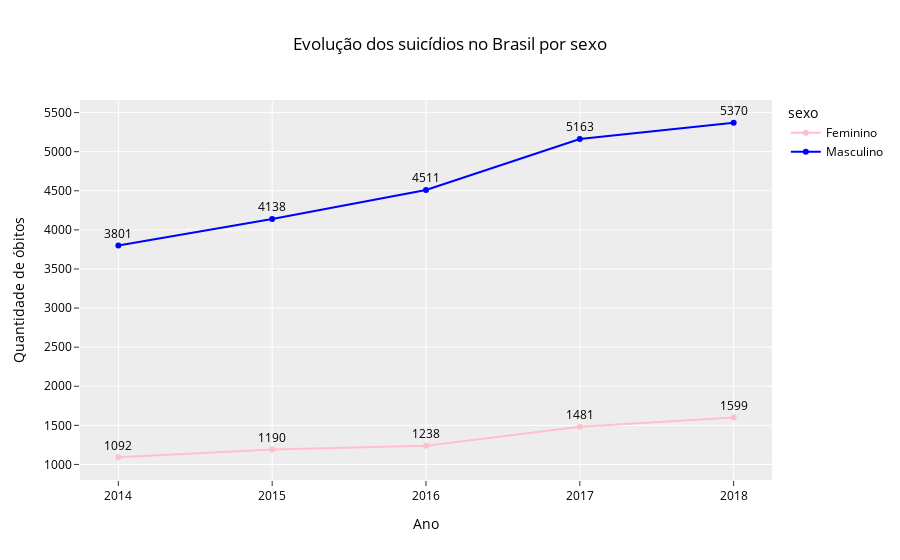

Here is the notebook cell this chart was saved with:
### Code cell
# grafico de ambos para comparação
# criando o gráfico de linha dos 2 sexos
fig_ambos = px.line(
    df_tempo_sexo,
    x="ano_obito",
    y="qtd_obitos",
    color="sexo",
    title="Evolução dos suicídios no Brasil por sexo",
    markers=True,
    template="ggplot2",
    text="qtd_obitos",
)

# adicionando nomes aos eixos
fig_ambos.update_layout(
    xaxis_title="Ano",
    yaxis_title="Quantidade de óbitos",
    font=dict(size=12, color="#000000"),
)

# alterar cor da linha Masculino e Feminino
fig_ambos.update_traces(line_color="blue", selector=dict(name="Masculino"))
fig_ambos.update_traces(line_color="pink", selector=dict(name="Feminino"))

# posição do texto
fig_ambos.update_traces(textposition="top center")
# eixo x com intervalo de 1 ano
fig_ambos.update_xaxes(dtick=1)

fig_ambos.show()

### Figure 1 — Plotly figure (JSON) as saved in the notebook; plotly's stock layout.template omitted (floating-point values rounded to 4 significant figures)
{"data": [{"hovertemplate": "sexo=Feminino<br>ano_obito=%{x}<br>qtd_obitos=%{text}<extra></extra>", "legendgroup": "Feminino", "line": {"color": "pink", "dash": "solid"}, "marker": {"symbol": "circle"}, "mode": "lines+markers+text", "name": "Feminino", "orientation": "v", "showlegend": true, "text": [1092, 1190, 1238, 1481, 1599], "textposition": "top center", "type": "scatter", "x": [2014, 2015, 2016, 2017, 2018], "xaxis": "x", "y": [1092, 1190, 1238, 1481, 1599], "yaxis": "y"}, {"hovertemplate": "sexo=Masculino<br>ano_obito=%{x}<br>qtd_obitos=%{text}<extra></extra>", "legendgroup": "Masculino", "line": {"color": "blue", "dash": "solid"}, "marker": {"symbol": "circle"}, "mode": "lines+markers+text", "name": "Masculino", "orientation": "v", "showlegend": true, "text": [3801, 4138, 4511, 5163, 5370], "textposition": "top center", "type": "scatter", "x": [2014, 2015, 2016, 2017, 2018], "xaxis": "x", "y": [3801, 4138, 4511, 5163, 5370], "yaxis": "y"}], "layout": {"font": {"color": "#000000", "size": 12}, "legend": {"title": {"text": "sexo"}, "tracegroupgap": 0}, "title": {"text": "Evolução dos suicídios no Brasil por sexo"}, "xaxis": {"anchor": "y", "domain": [0, 1], "dtick": 1, "title": {"text": "Ano"}}, "yaxis": {"anchor": "x", "domain": [0, 1], "title": {"text": "Quantidade de óbitos"}}}}
